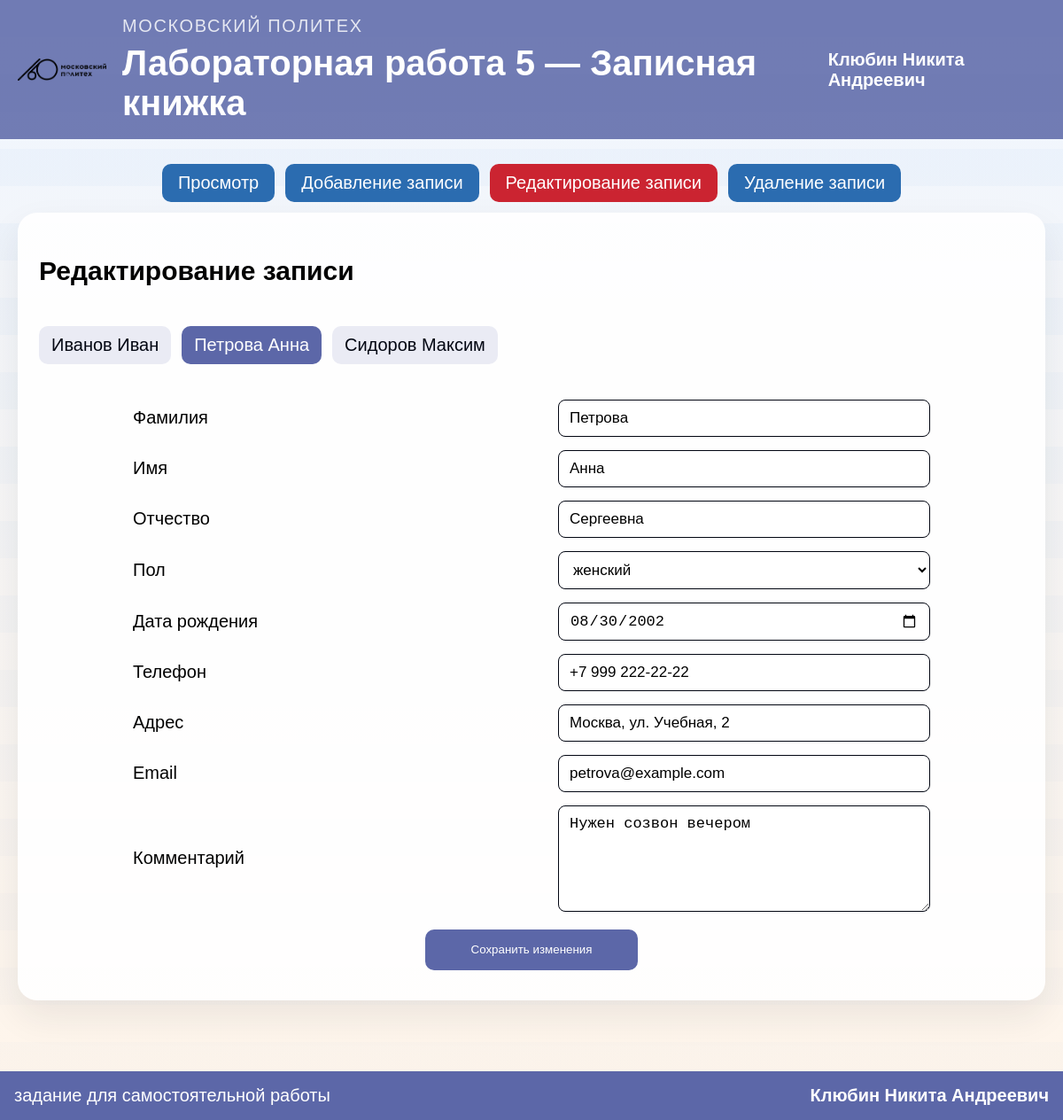
Screenshot of /index.php?action=edit&id=2 with the database file from the repository.
### tables this page shows
CREATE TABLE contacts (
            id INTEGER PRIMARY KEY AUTOINCREMENT,
            surname TEXT NOT NULL,
            first_name TEXT NOT NULL,
            patronymic TEXT NOT NULL,
            gender TEXT NOT NULL,
            birth_date TEXT NOT NULL,
            phone TEXT NOT NULL,
            address TEXT NOT NULL,
            email TEXT NOT NULL,
            comment TEXT NOT NULL,
            created_at TEXT NOT NULL
        );

### bootstrap.php (called while the page is built, shortened)
<?php
function h(string $value): string
{
    return htmlspecialchars($value, ENT_QUOTES, 'UTF-8');
}

### add.php (called while the page is built, shortened)
<?php
require_once __DIR__ . '/bootstrap.php';
function renderContactForm(array $row, string $buttonText): string
{
    $button = $buttonText;
    require __DIR__ . '/form.php';
    return (string) ob_get_clean();
}

### edit.php (the view, shortened to what this page needs)
<?php
require_once __DIR__ . '/bootstrap.php';
require_once __DIR__ . '/add.php';
function renderEditModule(): string
{
    $pdo = contactsDb();
    $contacts = $pdo->query('SELECT id, surname, first_name FROM contacts ORDER BY surname ASC, first_name ASC')->fetchAll(PDO::FETCH_ASSOC);
    $selectedId = (int) ($_GET['id'] ?? $contacts[0]['id']);
    foreach ($contacts as $contact) {
        if ((int) $contact['id'] === $selectedId) {
            $selected = $contact;
            break;
        }
    }
    $rowStmt = $pdo->prepare('SELECT * FROM contacts WHERE id = :id');
    $rowStmt->execute(['id' => $selectedId]);
    $row = $rowStmt->fetch(PDO::FETCH_ASSOC) ?: [];
    $status = '';
    $links = '<div class="div-edit">';
    foreach ($contacts as $contact) {
        $class = (int) $contact['id'] === $selectedId ? 'currentRow' : '';
        $links .= sprintf(
            '<p><a class="%s" href="/lab5/index.php?action=edit&id=%d">%s %s</a></p>',
            $class,
            $contact['id'],
            h($contact['surname']),
            h($contact['first_name'])
        );
    }
    $links .= '</div>';
    return '<div class="panel"><h2>Редактирование записи</h2>' . $links . $status . renderContactForm($row, 'Сохранить изменения') . '</div>';
}

### form.php (shortened to what this page needs)
<form name="form_add" method="post">
    <div class="column">
        <div class="add">
            <label>Фамилия</label>
            <input type="text" name="surname" placeholder="Фамилия" value="<?= h((string) ($row['surname'] ?? '')) ?>">
        </div>
        <div class="add">
            <label>Имя</label>
            <input type="text" name="first_name" placeholder="Имя" value="<?= h((string) ($row['first_name'] ?? '')) ?>">
        </div>
        <div class="add">
            <label>Отчество</label>
            <input type="text" name="patronymic" placeholder="Отчество" value="<?= h((string) ($row['patronymic'] ?? '')) ?>">
        </div>
        <div class="add">
            <label>Пол</label>
            <select name="gender">
                <?php foreach (['мужской', 'женский'] as $gender): ?>
                    <option value="<?= h($gender) ?>" <?= ($row['gender'] ?? '') === $gender ? 'selected' : '' ?>><?= h($gender) ?></option>
                <?php endforeach; ?>
            </select>
        </div>
        <div class="add">
            <label>Дата рождения</label>
            <input type="date" name="birth_date" value="<?= h((string) ($row['birth_date'] ?? '')) ?>">
        </div>
        <div class="add">
            <label>Телефон</label>
            <input type="text" name="phone" placeholder="Телефон" value="<?= h((string) ($row['phone'] ?? '')) ?>">
        </div>
        <div class="add">
            <label>Адрес</label>
            <input type="text" name="address" placeholder="Адрес" value="<?= h((string) ($row['address'] ?? '')) ?>">
        </div>
        <div class="add">
            <label>Email</label>
            <input type="email" name="email" placeholder="Email" value="<?= h((string) ($row['email'] ?? '')) ?>">
        </div>
        <div class="add">
            <label>Комментарий</label>
            <textarea name="comment" placeholder="Краткий комментарий"><?= h((string) ($row['comment'] ?? '')) ?></textarea>
        </div>
        <button type="submit" value="<?= h($button) ?>" name="button" class="form-btn"><?= h($button) ?></button>
    </div>
</form>

### public/style.css (style rules this page uses)
:root { --color_a: rgb(1, 5, 17); --back_a: rgba(92, 103, 168, 0.18); --blue: rgb(43, 108, 176); --red: rgb(203, 36, 49); }
html { font-family: sans-serif; font-size: 17px; }
body { padding: 0; margin: 0; font-family: sans-serif; background: linear-gradient(180deg, rgba(212, 230, 255, 0.36) 0%, rgba(255, 241, 226, 0.72) 100%), repeating-linear-gradient(180deg, rgba(74, 144, 226, 0.06) 0 42px, rgba(255,255,255,0.94) 42px 84px); font-size: 20px; }
*, *::after, *::before { box-sizing: border-box; }
a { text-decoration: none; color: var(--color_a); }
.content .panel { background: rgba(255, 255, 255, 0.92); border-radius: 22px; padding: 24px; box-shadow: 0 18px 40px rgba(31, 41, 55, 0.08); }
.add { width: 100%; margin: 15px auto; display: flex; justify-content: space-between; gap: 20px; align-items: center; }
.column { margin: auto; width: min(100%, 900px); }
.div-edit { display: flex; flex-wrap: wrap; gap: 12px; margin-bottom: 20px; }
.div-edit a { display: inline-block; padding: 10px 14px; border-radius: 10px; background: rgba(92, 103, 168, 0.12); }
.div-edit .currentRow { color: #fff; background-color: rgb(92, 103, 168); }
input, select, textarea { display: block; width: 420px; padding: 10px 12px; font-size: 17px; color: black; background-color: #fff; border: 1px solid var(--color_a); border-radius: 8px; }
textarea { min-height: 120px; }
.form-btn { background-color: rgb(92, 103, 168); border: none; width: 240px; height: 46px; color: #fff; border-radius: 10px; transition: .3s; margin: 20px auto 10px; display: block; }

### rows the page displays
contacts: surname "Иванов", first_name "Иван"
contacts: surname "Петрова", first_name "Анна", patronymic "Сергеевна", birth_date "08/30/2002", phone "+7 999 222-22-22", address "Москва, ул. Учебная, 2", email "petrova@example.com", comment "Нужен созвон вечером"
contacts: surname "Сидоров", first_name "Максим"

### other values shown
$label "Просмотр"
$label "Добавление записи"
$label "Редактирование записи"
$label "Удаление записи"
$button "Сохранить изменения"
form field gender "женский"
